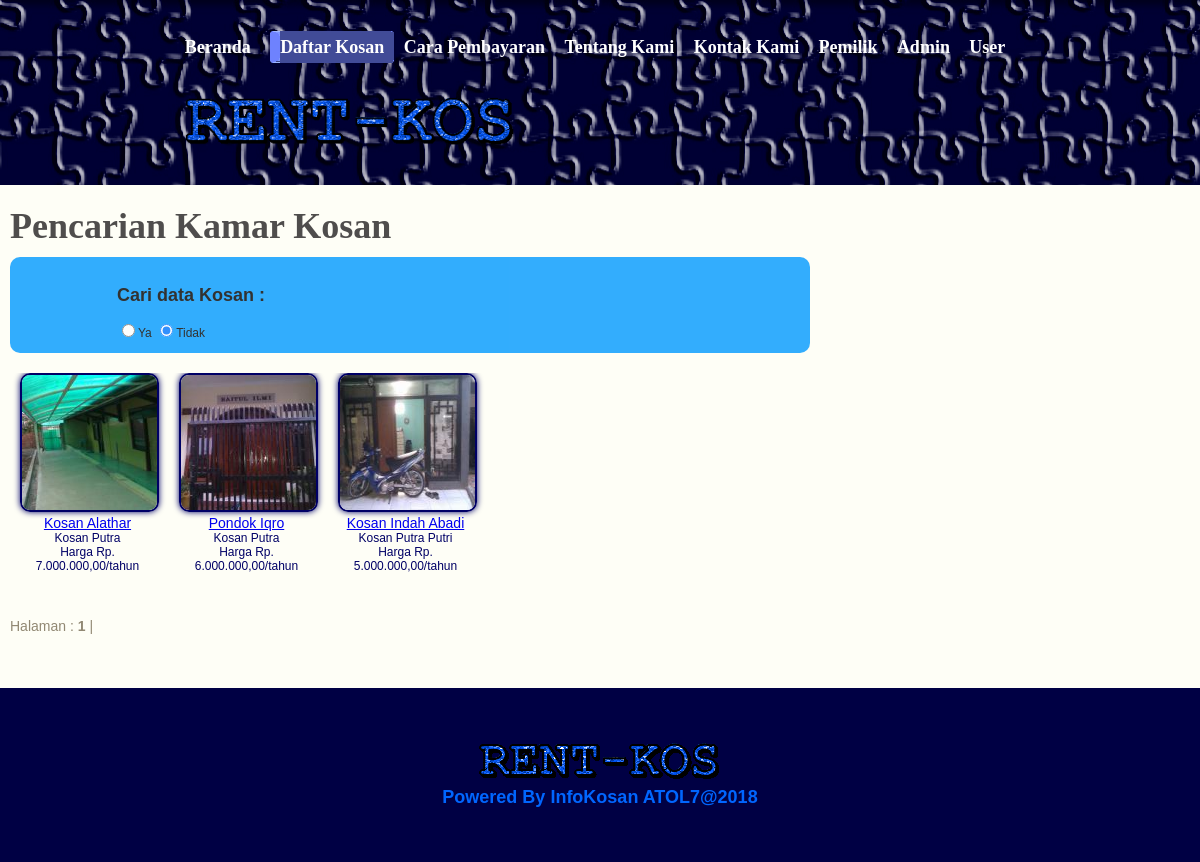
Screenshot of /infokos-master/index.php?pages=kost with the database file from the repository.
### tables this page shows
CREATE TABLE IF NOT EXISTS `kost` (
  `id` int(11) NOT NULL AUTO_INCREMENT,
  `nama` varchar(100) NOT NULL,
  `alamat` text NOT NULL,
  `pemilik_id` varchar(100) NOT NULL,
  `keterangan` text NOT NULL,
  `aktif` tinyint(1) NOT NULL DEFAULT '1',
  PRIMARY KEY (`id`)
);

### infokos-master/element/search_kost.php (the view, shortened to what this page needs)
<form action="?pages=search_kost" method="post">
    <table class="right">
        <tr>
            <td width="90px"></td>
            <td><h2>Cari data Kosan : </h2>
                <input type="radio" name="check" class="search-check" value="ya"/>Ya
                <input type="radio" name="check" class="search-check" value="tidak" checked="checked"/>Tidak
            </td>
        </tr>
    </table>
</form>

### infokos-master/pages/kost.php
<div class="gallery">
    <h1>Pencarian Kamar Kosan</h1>
    <?php
    require_once 'element/search_kost.php';
    ?>
    <div>
        <ul>
            <?php
            $batas = 10;
            $halaman = $_GET['page'];
            if (empty($halaman)) {
                $posisi = 0;
                $halaman = $no = 1;
            } else {
                $posisi = ($halaman - 1) * $batas;
                $no = $posisi + 1;
            }
            $gambar = mysql_query("
                SELECT DISTINCT kost.*,
                    (SELECT lokasi
                        FROM gambar_kost
                        WHERE gambar_kost.kost_id = kost.id
                        AND type = 'cover'
                        LIMIT 1) AS gambar,
                    (SELECT harga_kamar.harga
                        FROM harga_kamar
                            LEFT JOIN kamar
                                ON kamar.id = harga_kamar.kamar_id
                            LEFT JOIN periode
                                ON periode.id = harga_kamar.periode_id
                        WHERE kamar.kost_id = kost.id
                            AND periode.aktif = 1
                        ORDER BY type DESC
                        LIMIT 1) AS harga_max,
                    (SELECT harga_kamar.type
                        FROM harga_kamar
                            LEFT JOIN kamar
                                ON kamar.id = harga_kamar.kamar_id
                            LEFT JOIN periode
                                ON periode.id = harga_kamar.periode_id
                        WHERE kamar.kost_id = kost.id
                            AND periode.aktif = 1
                        ORDER BY type DESC
                        LIMIT 1) AS type_sewa,
                    (SELECT COUNT(jenis)
                        FROM kamar
                        WHERE kamar.kost_id = kost.id
                            AND kamar.jenis = 'P') AS putri,
                    (SELECT COUNT(jenis)
                        FROM kamar
                        WHERE kamar.kost_id = kost.id
                            AND kamar.jenis = 'L') AS putra
                    FROM kost
                WHERE kost.aktif =1
                LIMIT $posisi,$batas");
            while ($r = mysql_fetch_array($gambar)) {
                ?>
                <li>
                    <a href="<?php echo '?pages=detail_kost&id=' . $r['id'] ?>">
                        <img src="
                        <?php
                        if (!empty($r['gambar'])) {
                            echo 'images/small_' . $r['gambar'];
                        } else {
                            echo 'images/na-135x135.jpg';
                        }
                        ?>
                             " alt="" /></a>
                    <span><a href="<?php echo '?pages=detail_kost&id=' . $r['id'] ?>"><?php echo $r['nama'] ?></a> <br>
                        <span>
                            <?php
                            if ($r['putra'] > 0 || $r['putri'] > 0) {
                                echo 'Kosan';
                                if ($r['putra'] > 0)
                                    echo ' Putra';
                                if ($r['putri'] > 0)
                                    echo ' Putri';
                            }
                            if (!empty($r['harga_max']))
                                echo '<br/>Harga Rp. ' . number_format($r['harga_max'], 2, ',', '.') . '/' . $r['type_sewa']
                                ?>
                        </span>
                    </span>
                    <?php
                }
                ?>
            </li>
        </ul>
    </div>
    <br>
    <?php
    $jum_kost = mysql_query('SELECT COUNT(*) FROM kost');
    $jumlah = mysql_fetch_array($jum_kost);
    $total_page = ceil($jumlah[0] / $batas);
    echo '<p>Halaman : ';
    for ($i = 1; $i <= $total_page; $i++) {
        if($i != $halaman){
            echo '<a href="?pages=kost&page=' . $i . '">' . $i . '</a> | ';
        }  else {
            echo '<b>'.$i.'</b> | ';
        }
    }
    echo '</p>';
    ?>
</div>

### infokos-master/css/style.css (style rules this page uses)
body { background: ffffff; font-family: Arial, Helvetica, sans-serif; margin: 0; padding: 0; font-size: 12px; }
#body h1 { color: #4F4D4C; font-family: Times New Roman; font-size: 36px; margin: 0; padding: 20px 0 10px; text-transform: capitalize; }
#body p { color: #918873; font-size: 14px; line-height: 24px; margin: 0; padding: 0; text-align: justify; }
#body .content div div ul li img,#body .gallery div ul li img { border: 2px solid #000066; width: 135px; height:135px; border-radius: 10px; box-shadow: 0 0 6px #000066; }
#body .content div div ul li span,#body .gallery div ul li span { color: #000066; display: block; font-size: 14px; margin: 0; padding: 0; text-align: center; width: 135px; height: 40px; }
#body .gallery div ul li span span { font-size: 12px; }
#body .gallery { background-color:#0099FF margin: 0 auto; padding: 0; padding: 0 0 50px 10px; width: 800px; }
#body .gallery div { margin: 0; overflow: hidden; padding: 0 0 5px 0; }
#body .gallery div ul { float: left; margin: 0; overflow: hidden; padding: 0; }
#body .gallery div ul li { float: left; list-style: none; margin: 0 10px 40px; padding: 0; }
#body .gallery div img { border: 0; width: 456px; height: 447px; border: 2px solid #0099FF; border-radius: 20px; box-shadow: 0 0 10px #0099FF; }

### infokos-master/element/search_kost.php (style rules this page uses)
.right { border-radius: 10px; -moz-border-radius: 10px; -webkit-border-radius: 10px; background: #0099FF; opacity: 0.8; padding: 10px; margin-bottom: 20px; width: 100%; }

### rows the page displays
kost: shows a picture, nama "Kosan Alathar", harga_max "7.000.000,00", type_sewa "tahun"
kost: shows a picture, nama "Pondok Iqro", harga_max "6.000.000,00", type_sewa "tahun"
kost: shows a picture, nama "Kosan Indah Abadi", shows "Putri", harga_max "5.000.000,00", type_sewa "tahun"
